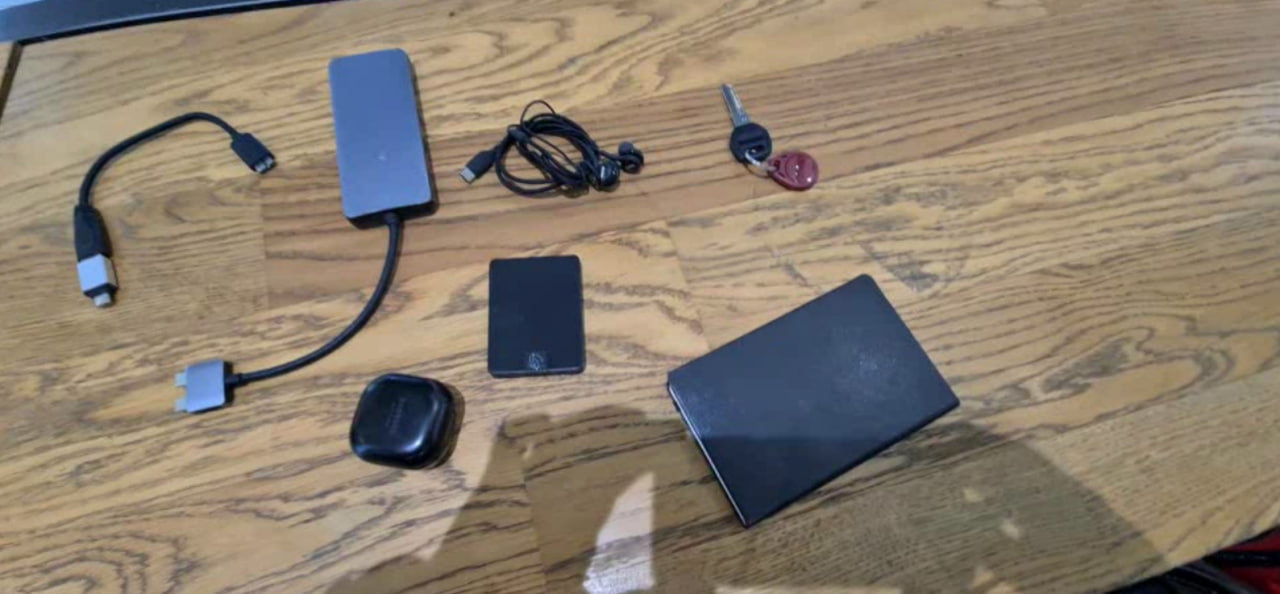
#> input picture lct2/test.jpg, 1280 x 594 px
$ jupyter execute --allow-errors detect.ipynb   (shell and % lines are left out)
#> lines starting #> are read from the running program, lines starting #| are printed output that depends on the picture; after the words box and inside, x2 and y2 are one past the last pixel; in counts of white or black regions, pixels touching at a corner belong together
[cell 1]
import cv2

img = cv2.imread("objects.jpg")
#> (the rest of this cell did not finish here and is left out)

[cell 2]
import cv2
import numpy as np
mask = np.zeros((10, 10), np.uint8)
mask[3:6, 2:8] = 255
mask[6:8, 5] = 255
mask[3:4, 4] = 0
img = cv2.imread("objects.jpg")
#> (the rest of this cell did not finish here and is left out)

[cell 3]
import cv2

img = cv2.imread("objects.jpg")

#> (the rest of this cell did not finish here and is left out)

[cell 4]
import cv2
import matplotlib.pyplot as plt
img = cv2.imread("objects.jpg")

#> (the rest of this cell did not finish here and is left out)

[cell 5]
import cv2
import numpy as np
import matplotlib.pyplot as plt

img = cv2.imread("objects.jpg")
#> (the rest of this cell did not finish here and is left out)

[cell 6]
import cv2
import numpy as np
import matplotlib.pyplot as plt

img = cv2.imread("objects.jpg")
#> (the rest of this cell did not finish here and is left out)

[cell 7]
import numpy as np
import matplotlib.pyplot as plt
mask = np.zeros((10, 10), np.uint8)
mask[3:6, 2:8] = 255
mask[6:8, 5] = 255
mask[3:4, 4] = 0

kernel = np.ones((3, 3), np.uint8)
eroded = cv2.morphologyEx(mask, cv2.MORPH_CLOSE, kernel)

plt.imshow(mask, cmap="gray")
plt.show()
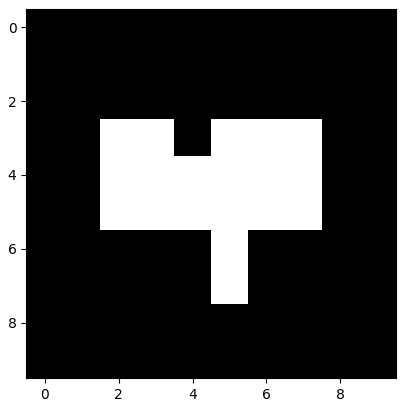
#> figure drawn by matplotlib, 1 panel
plt.imshow(eroded / 2 + mask / 2, cmap="gray")

[cell 8]
import cv2
import numpy as np
import matplotlib.pyplot as plt
import copy

cv2.namedWindow("mask",cv2.WINDOW_NORMAL)
cv2.resizeWindow("mask", 600, 900)

cv2.createTrackbar("hb", "mask", 128, 255, lambda i: 1)
cv2.createTrackbar("lb", "mask", 93, 255, lambda i: 1)
cv2.createTrackbar("hg", "mask", 178, 255, lambda i: 1)
cv2.createTrackbar("lg", "mask", 108, 255, lambda i: 1)
cv2.createTrackbar("hr", "mask", 77, 255, lambda i: 1)
cv2.createTrackbar("lr", "mask", 50, 255, lambda i: 1)
cv2.createTrackbar("min_size", "mask", 4001, 5000, lambda i: 1)  # Трекбар для минимального размера детектируемого объекта
cv2.createTrackbar("max_size", "mask", 8004, 10000, lambda i: 1)

img_ = cv2.imread("test.jpg")
#> img_ is the input picture: shape (594, 1280, 3); mean B, G, R 110.7, 126.6, 139.4

while True:
    img = copy.deepcopy(img_)

    hsv = cv2.cvtColor(img, cv2.COLOR_BGR2HSV)
#> hsv: shape (594, 1280, 3); mean H, S, V 31.4, 75, 145.5

    hb = cv2.getTrackbarPos("hb", "mask")
    lb = cv2.getTrackbarPos("lb", "mask")
    hg = cv2.getTrackbarPos("hg", "mask")
    lg = cv2.getTrackbarPos("lg", "mask")
    hr = cv2.getTrackbarPos("hr", "mask")
    lr = cv2.getTrackbarPos("lr", "mask")
    ha = cv2.getTrackbarPos("min_size", "mask")
    la = cv2.getTrackbarPos("max_size", "mask")

    mask = cv2.inRange(hsv, (lb, lg, lr), (hb, hg, hr))
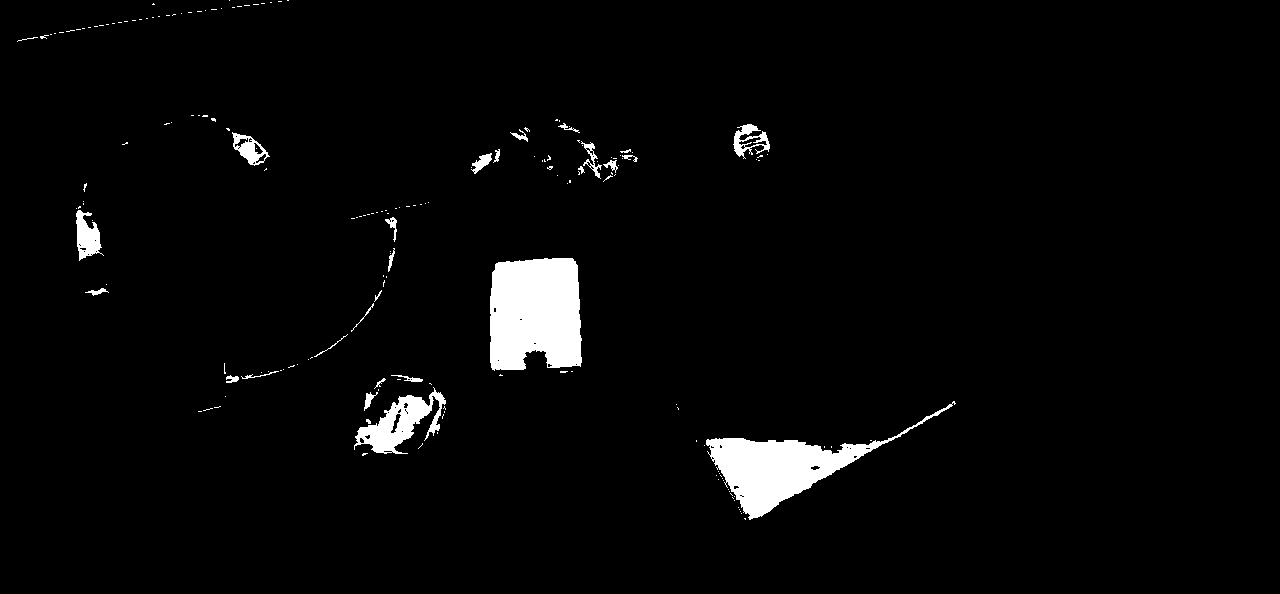
#> mask: shape (594, 1280); 3% white; 184 white regions (157 under 20 px), largest, box (x1, y1, x2, y2) and area: (490, 258, 582, 371) 9268, (706, 401, 956, 520) 7321, (354, 387, 446, 454) 2466

    cv2.imshow("mask", mask)

    key = cv2.waitKey(70) & 0xFF
#> (key q is pressed here)

    if key == "q":
        break

cv2.waitKey(0)
cv2.destroyAllWindows()
cv2.waitKey(10)
